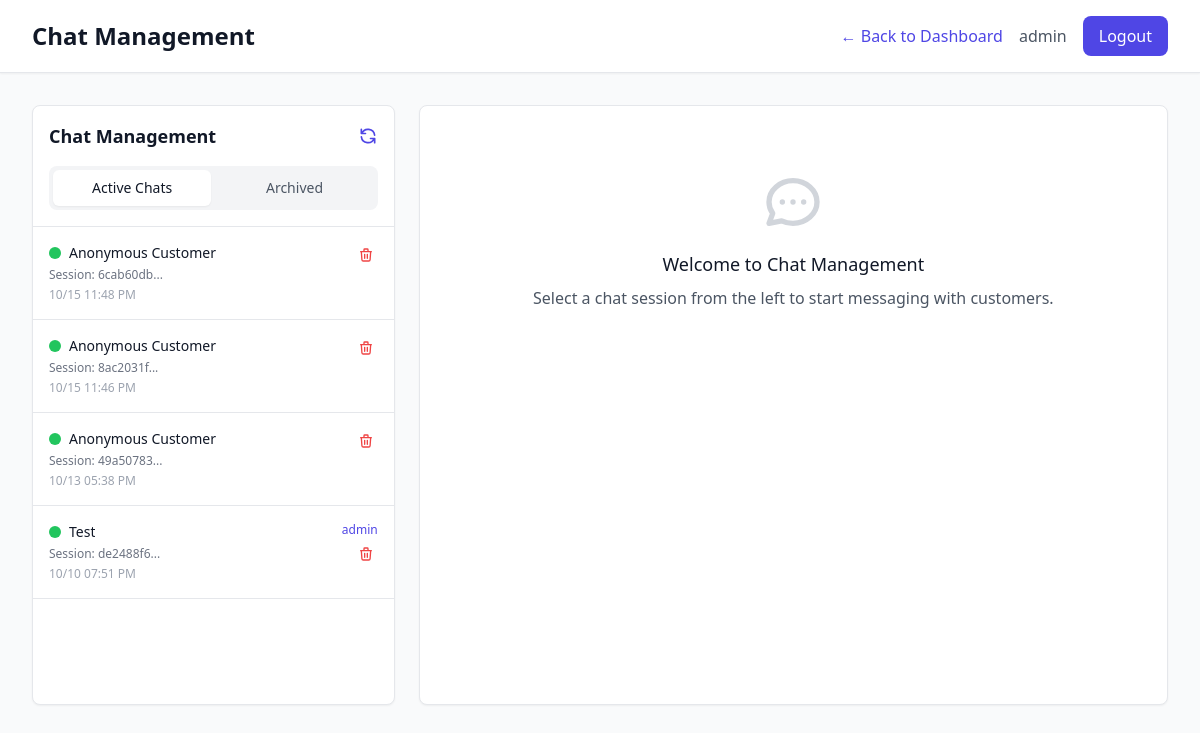
Page /admin/chat (signed in) on the committed database.
### models.py (models this page shows, shortened)
class ChatSession(db.Model):
    __tablename__ = 'chat_sessions'
    id = db.Column(db.Integer, primary_key=True)
    session_id = db.Column(db.String(100), unique=True, nullable=False)
    customer_name = db.Column(db.String(200))
    customer_email = db.Column(db.String(120))
    customer_phone = db.Column(db.String(20))
    vehicle_make = db.Column(db.String(50))
    vehicle_model = db.Column(db.String(50))
    vehicle_year = db.Column(db.Integer)
    service_description = db.Column(db.Text)  # What they want done
    status = db.Column(db.String(20), default='active')  # active, closed, archived
    assigned_admin_id = db.Column(db.Integer, db.ForeignKey('users.id'))
    ip_address = db.Column(db.String(45))
    user_agent = db.Column(db.String(500))
    last_activity = db.Column(db.DateTime, default=datetime.utcnow)
    created_at = db.Column(db.DateTime, default=datetime.utcnow)
    assigned_admin = db.relationship('User', backref='chat_sessions')

class User(db.Model):
    __tablename__ = 'users'
    id = db.Column(db.Integer, primary_key=True)
    username = db.Column(db.String(80), unique=True, nullable=False)
    email = db.Column(db.String(120), unique=True, nullable=False)
    password_hash = db.Column(db.String(255), nullable=False)
    role = db.Column(db.String(20), default='employee', nullable=False)
    is_active = db.Column(db.Boolean, default=True, nullable=False)
    created_at = db.Column(db.DateTime, default=datetime.utcnow)

### app.py (the view)
    def decorated_function(*args, **kwargs):
        if 'user_id' not in session:
            flash('Please log in to access this page.', 'warning')
            return redirect(url_for('login'))
        return f(*args, **kwargs)

### app.py (called while the page is built)
def login_required(f):
    def decorated_function(*args, **kwargs):
        if 'user_id' not in session:
            flash('Please log in to access this page.', 'warning')
            return redirect(url_for('login'))
        return f(*args, **kwargs)
    decorated_function.__name__ = f.__name__
    return decorated_function

@app.route('/admin/chat')
@login_required
def admin_chat():
    user = session.get('user', {})
    if user.get('role') not in ['admin', 'manager']:
        flash('Access denied. Admin privileges required.', 'error')
        return redirect(url_for('home'))
    try:
        chat_sessions = ChatSession.query.filter_by(status='active')\
                                        .order_by(ChatSession.last_activity.desc())\
                                        .all()
        return render_template('admin/chat.html', chat_sessions=chat_sessions)
    except Exception as e:
        logger.error(f"Admin chat error: {e}")
        flash('Error loading chat interface', 'error')
        return render_template('admin/chat.html', chat_sessions=[])

### templates/admin/chat.html (shortened to what this page needs)
<!DOCTYPE html>
<html lang="en">
<head>
    <script src="https://cdn.tailwindcss.com"></script>
</head>
<body class="bg-gray-50">
    <div class="min-h-screen">
        <header class="bg-white shadow-sm border-b">
            <div class="max-w-7xl mx-auto px-4 sm:px-6 lg:px-8">
                <div class="flex justify-between items-center py-4">
                    <div class="flex items-center">
                        <h1 class="text-2xl font-bold text-gray-900">Chat Management</h1>
                    </div>
                    <div class="flex items-center space-x-4">
                        <a href="/admin/dashboard" class="text-bluez-600 hover:text-bluez-800 font-medium">← Back to Dashboard</a>
                        <span class="text-gray-600">{{ session.user.username }}</span>
                        <a href="/logout" class="bg-bluez-600 text-white px-4 py-2 rounded-lg hover:bg-bluez-700 transition-colors">Logout</a>
                    </div>
                </div>
            </div>
        </header>
        <div class="max-w-7xl mx-auto px-4 sm:px-6 lg:px-8 py-8">
            <div class="grid grid-cols-1 lg:grid-cols-3 gap-6 h-[calc(100vh-200px)]">
                <div class="lg:col-span-1">
                    <div class="bg-white rounded-lg shadow-sm border h-full flex flex-col">
                        <div class="p-4 border-b">
                            <div class="flex items-center justify-between mb-4">
                                <h2 class="text-lg font-semibold text-gray-900">Chat Management</h2>
                                <button onclick="refreshSessions()" class="text-bluez-600 hover:text-bluez-800">
                                    <svg class="w-5 h-5" fill="none" stroke="currentColor" viewBox="0 0 24 24">
                                        <path stroke-linecap="round" stroke-linejoin="round" stroke-width="2" d="M4 4v5h.582m15.356 2A8.001 8.001 0 004.582 9m0 0H9m11 11v-5h-.581m0 0a8.003 8.003 0 01-15.357-2m15.357 2H15"/>
                                    </svg>
                                </button>
                            </div>
                            <div class="flex space-x-1 bg-gray-100 p-1 rounded-lg">
                                <button
                                    onclick="switchTab('active')"
                                    id="activeTab"
                                    class="flex-1 py-2 px-3 text-sm font-medium rounded-md transition-colors bg-white text-gray-900 shadow-sm"
                                >
                                    Active Chats
                                </button>
                                <button
                                    onclick="switchTab('archived')"
                                    id="archivedTab"
                                    class="flex-1 py-2 px-3 text-sm font-medium rounded-md transition-colors text-gray-600 hover:text-gray-900"
                                >
                                    Archived
                                </button>
                            </div>
                        </div>
                        <div class="flex-1 overflow-y-auto" id="sessionsList">
                            {% if chat_sessions %}
                                {% for session in chat_sessions %}
                                <div class="chat-session-item p-4 border-b cursor-pointer"
                                     onclick="selectSession('{{ session.session_id }}', this)"
                                     data-session-id="{{ session.session_id }}">
                                    <div class="flex items-start justify-between">
                                        <div class="flex-1 min-w-0">
                                            <div class="flex items-center space-x-2">
                                                <div class="w-3 h-3 bg-green-500 rounded-full"></div>
                                                <h3 class="text-sm font-medium text-gray-900 truncate">
                                                    {{ session.customer_name or 'Anonymous Customer' }}
                                                </h3>
                                            </div>
                                            <p class="text-xs text-gray-500 mt-1">
                                                Session: {{ session.session_id[:8] }}...
                                            </p>
                                            <p class="text-xs text-gray-400 mt-1">
                                                {{ session.last_activity.strftime('%m/%d %I:%M %p') if session.last_activity }}
                                            </p>
                                        </div>
                                        <div class="flex flex-col items-end space-y-1">
                                            {% if session.assigned_admin %}
                                            <span class="text-xs text-bluez-600 font-medium">{{ session.assigned_admin.username }}</span>
                                            {% endif %}
                                            <button
                                                onclick="event.stopPropagation(); deleteChat('{{ session.session_id }}', this)"
                                                class="text-red-500 hover:text-red-700 text-xs p-1 rounded hover:bg-red-50 transition-colors"
                                                title="Archive Chat"
                                            >
                                                <svg class="w-4 h-4" fill="none" stroke="currentColor" viewBox="0 0 24 24">
                                                    <path stroke-linecap="round" stroke-linejoin="round" stroke-width="2" d="M19 7l-.867 12.142A2 2 0 0116.138 21H7.862a2 2 0 01-1.995-1.858L5 7m5 4v6m4-6v6m1-10V4a1 1 0 00-1-1h-4a1 1 0 00-1 1v3M4 7h16"/>
                                                </svg>
                                            </button>
                                        </div>
                                    </div>
                                </div>
                                {% endfor %}
                            {% endif %}
                        </div>
                    </div>
                </div>
                <div class="lg:col-span-2">
                    <div class="bg-white rounded-lg shadow-sm border h-full flex flex-col">
                        <div class="flex-1 overflow-y-auto p-4 space-y-4 chat-messages" id="messagesContainer">
                            <div class="text-center text-gray-500 py-12">
                                <h3 class="text-lg font-medium text-gray-900 mb-2">Welcome to Chat Management</h3>
                                <p class="text-gray-600">Select a chat session from the left to start messaging with customers.</p>
                            </div>
                        </div>
                    </div>
                </div>
            </div>
        </div>
    </div>
</body>
</html>

### templates/admin/chat.html (style rules this page uses)
.chat-messages { max-height: 400px; overflow-y: auto; }
.chat-session-item { transition: all 0.2s ease; }

### rows in the picture
ChatSession: customer_name "Anonymous Customer", session_id "6cab60db", last_activity "10/15 11:48 PM"
ChatSession: customer_name "Anonymous Customer", session_id "8ac2031f", last_activity "10/15 11:46 PM"
ChatSession: customer_name "Anonymous Customer", session_id "49a50783", last_activity "10/13 05:38 PM"
ChatSession: customer_name "Test", session_id "de2488f6", last_activity "10/10 07:51 PM", assigned_admin.username "admin"

### other values in the picture
{{ session.user.username }} "admin"
